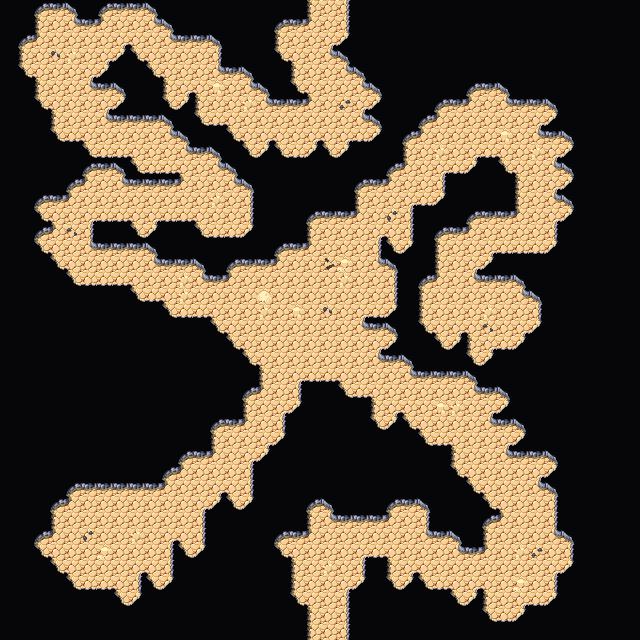

A 2D game scene composited from a Tiled map and its tileset images. What follows is a short description and the map's XML, with each tile layer's data collapsed to a summary:
An orthogonal 40x40 tile map with 16x16 px tiles, 4 tile layers (Collision, Background, Walls, Clutter), 2 tilesets and 2 objects.

<map version="1.5" tiledversion="1.7.2" orientation="orthogonal" renderorder="right-down" width="40" height="40" tilewidth="16" tileheight="16" infinite="0" nextlayerid="7" nextobjectid="63">
 <editorsettings>
  <export target="wastetown..tmx" format="tmx" />
 </editorsettings>
 <tileset firstgid="1" source="../../../tileset/main.tsx" />
 <tileset firstgid="3477" source="../../../tileset/buildings.tsx" />
 <layer id="6" name="Collision" width="40" height="40">
  <data>[1600 cells, 0 non-empty, 0 distinct tile ids]</data>
 </layer>
 <layer id="1" name="Background" width="40" height="40">
  <data>[1600 cells, 1600 non-empty, 1 distinct tile ids]</data>
 </layer>
 <layer id="2" name="Walls" width="40" height="40">
  <data>[1600 cells, 1300 non-empty, 17 distinct tile ids]</data>
 </layer>
 <layer id="3" name="Clutter" width="40" height="40">
  <properties>
   <property name="spriteLayer" type="bool" value="true" />
  </properties>
  <data>[1600 cells, 31 non-empty, 9 distinct tile ids]</data>
 </layer>
 <objectgroup id="4" name="Objects">
  <object id="61" template="../../../obj/door_down.tx" x="319.333" y="19.3333">
   <properties>
    <property name="teleport" value="../common/maps/map/cave/cave_multilevel_4/cave_23G8.tmx" />
    <property name="teleportObjectId" value="62" />
   </properties>
  </object>
  <object id="62" template="../../../obj/door_up.tx" x="322.639" y="638.393">
   <properties>
    <property name="teleport" value="../common/maps/map/cave/cave_multilevel_4/cave_23I8.tmx" />
    <property name="teleportObjectId" value="61" />
   </properties>
  </object>
 </objectgroup>
</map>
